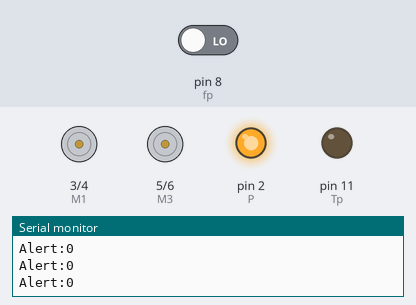
A sketch run on a simulated Arduino Uno, built with avr-gcc and run on an emulated ATmega328P. Parts: motor-driver pin pairs drawn as motors (green arrow = first pin HIGH = forward, orange = second pin HIGH = backward, longer = more drive, scaled by the enable pin), output pins drawn as LEDs (lit = HIGH), the last lines printed to the serial monitor. The inputs (shaded band) are chosen by the test bench; at power-on: pin 8 (fp) LOW.

Above: at 8.8 s.
8.9 s: pin 8 (fp) driven HIGH
At 10.9 s:
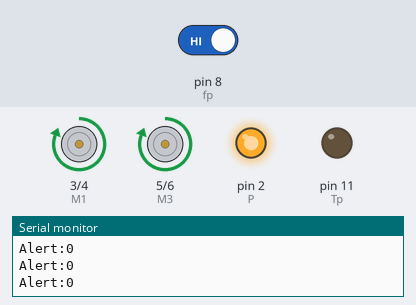
At 15.9 s:
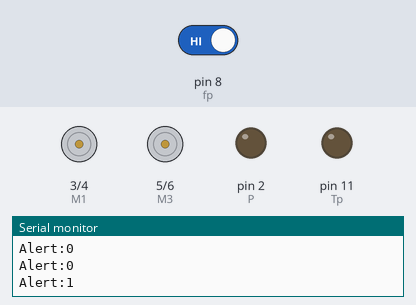
18.2 s: pin 8 (fp) driven LOW
At 22.4 s:
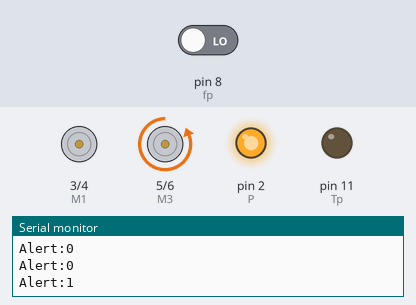
Timing chart, 0 to 33.2 s (numbered marks = the images above; inputs shaded):
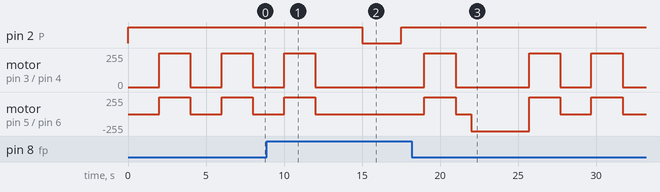

The sketch:

firefighting_robot_car_ino.ino
```cpp
//by tito elaTTAR


int P = 2;
int fp= 8;
int M1 =3;
int M2 =4;
int M3 =5;
int M4=6;
int ENA =9;
int ENB =10;
int Tp=11;
int Ep=12;
int detect;

void forward()
{
  digitalWrite(M1,LOW);
  digitalWrite(M2,HIGH);
  digitalWrite(M3,LOW);
  digitalWrite(M4,HIGH);
  analogWrite(ENA , 255);
  analogWrite(ENB , 255);
}

void backward()
{
  digitalWrite(M1,HIGH);
  digitalWrite(M2,LOW);
  digitalWrite(M3,HIGH);
  digitalWrite(M4,LOW);
  analogWrite(ENA , 255);
  analogWrite(ENB , 255);
}

void Right()
{
  digitalWrite(M1,HIGH);
  digitalWrite(M2,LOW);
  digitalWrite(M3,LOW);
  digitalWrite(M4,LOW);
  analogWrite(ENA , 255);
  analogWrite(ENB , 0);
}

void Left()
{
  digitalWrite(M1,LOW);
  digitalWrite(M2,LOW);
  digitalWrite(M3,LOW);
  digitalWrite(M4,HIGH);
  analogWrite(ENA , 0);
  analogWrite(ENB , 255);
}

void pause()
{
  digitalWrite(M1,LOW);
  digitalWrite(M2,LOW);
  digitalWrite(M3,LOW);
  digitalWrite(M4,LOW);
  analogWrite(ENA , 0);
  analogWrite(ENB , 0);
}

void Random()
{
  forward();
  delay(2000);
  Right();
  delay(2500);
  backward();
  delay(1000);
  Left();
  delay(2500);
  pause();
}

void setup()
{
  Serial.begin(9600);
  pinMode(P, OUTPUT);
  pinMode(Ep, INPUT);
  pinMode(Tp,OUTPUT);
  pinMode(M1, OUTPUT);
  pinMode(M2, OUTPUT);
  pinMode(M3, OUTPUT);
  pinMode(M4, OUTPUT);
  pinMode(ENA,OUTPUT);
  pinMode(ENB,OUTPUT);
}

void loop()
{
  detect= digitalRead(fp);
  Serial.print("Alert:");
  Serial.println(detect);

  if(detect==HIGH)
  {
    pause();
    delay(3000);
    digitalWrite(P, LOW);
    delay(2500);
    digitalWrite(P,HIGH);
    delay(1500);
    backward();
    delay(2000);
    pause();
    delay(1000);
    Left();
    delay(1700);
  }
  else
  {
    digitalWrite(P, HIGH);
    delay(2000);
    backward();
    delay(2000);
    pause();
  }
}
```

Measured:
- after the input at 8.9 s, pin 2 (P): HIGH → LOW after 6.1 s, → HIGH 2.5 s later; motor on pin 3 (M1) / pin 4 (M2), motor on pin 5 (M3) / pin 6 (M4): goes on until 12.0 s, then stays stopped
- after the input at 18.2 s, pin 2 (P): stays HIGH (without the input it goes to LOW after 8.5 s)
- by itself, motor on pin 3 (M1) / pin 4 (M2), motor on pin 5 (M3) / pin 6 (M4): alternates forward 255/255 for 2.0 s and stopped for 2.0 s
